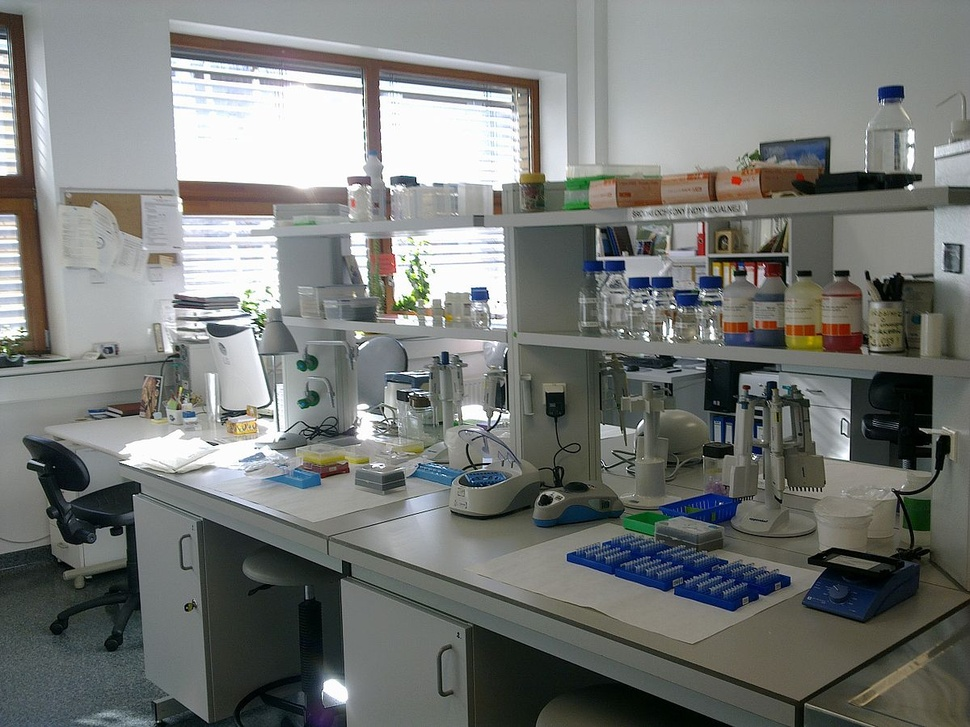
#> input picture picture/researcher room.jpg, 970 x 727 px, shrunk from 1200 x 900 before the run; its folder holds only this picture in this run
$ python line_art.py   (older library calls are emulated)
#> lines starting #> are read from the running program, lines starting #| are printed output that depends on the picture
import cv2
import numpy as np
import os
import glob

# 입력 및 출력 폴더 설정
input_folder = './picture'
output_folder = './picture/output'
os.makedirs(output_folder, exist_ok=True)

# 이미지 확장자 목록
extensions = ['*.jpg', '*.jpeg', '*.png', '*.bmp']

# 모든 이미지 경로 수집
image_paths = []
for ext in extensions:
    image_paths.extend(glob.glob(os.path.join(input_folder, ext)))

# 각 이미지 처리
for img_path in image_paths:
    # 이미지 읽기
    img = cv2.imread(img_path)
#> img is the input picture: shape (727, 970, 3); mean B, G, R 118.9, 121.6, 118.7
    if img is None:
        print(f"이미지를 열 수 없습니다: {img_path}")
        continue

    # 그레이스케일로 변환
    gray = cv2.cvtColor(img, cv2.COLOR_BGR2GRAY)
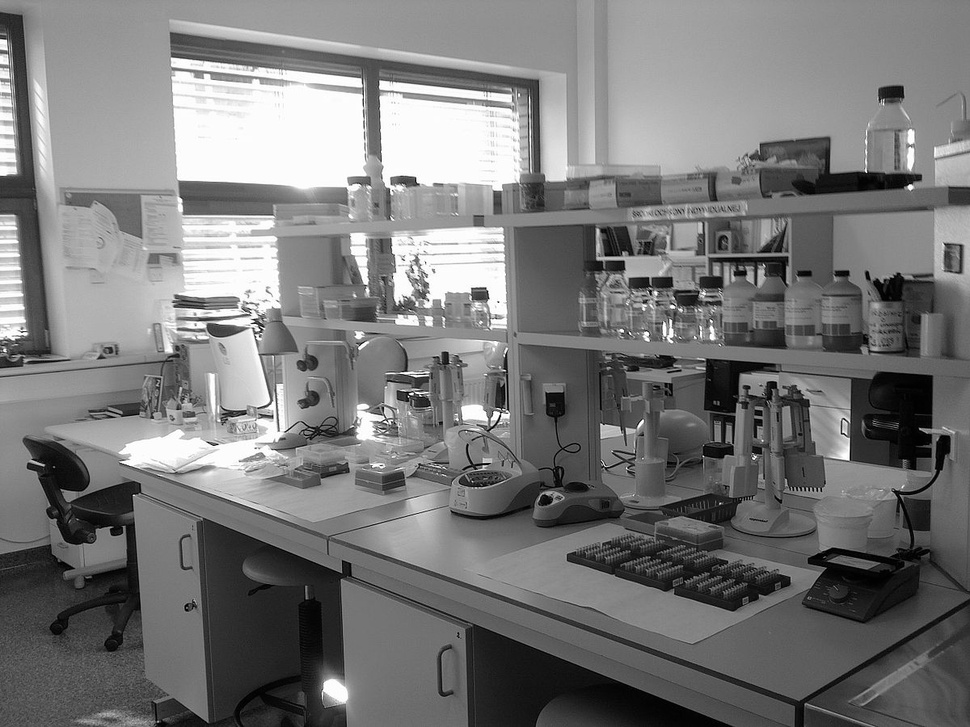
#> gray: shape (727, 970); min 0, max 255, mean 120.4

    # 가우시안 블러로 노이즈 제거
    blur = cv2.GaussianBlur(gray, (3, 3), 0)

    # Laplacian 연산으로 미세한 에지 검출 (얇은 선)
    laplacian = cv2.Laplacian(blur, cv2.CV_8U, ksize=3)
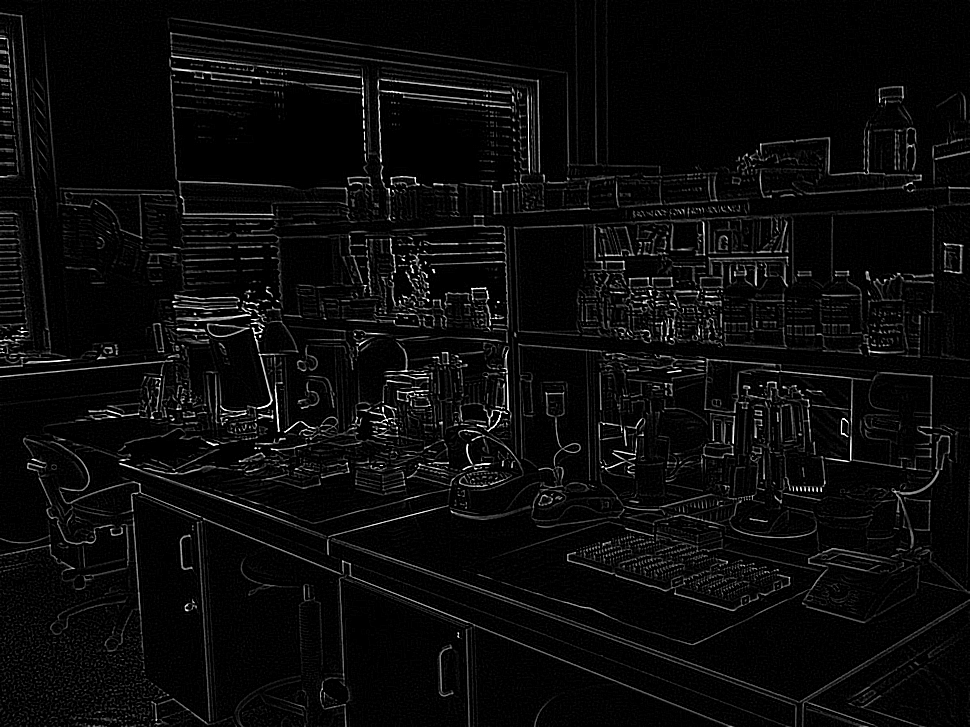
#> laplacian: shape (727, 970); min 0, max 255, mean 10.9

    # 선 강조 (조금 더 날카롭게)
    _, binary = cv2.threshold(laplacian, 20, 255, cv2.THRESH_BINARY_INV)
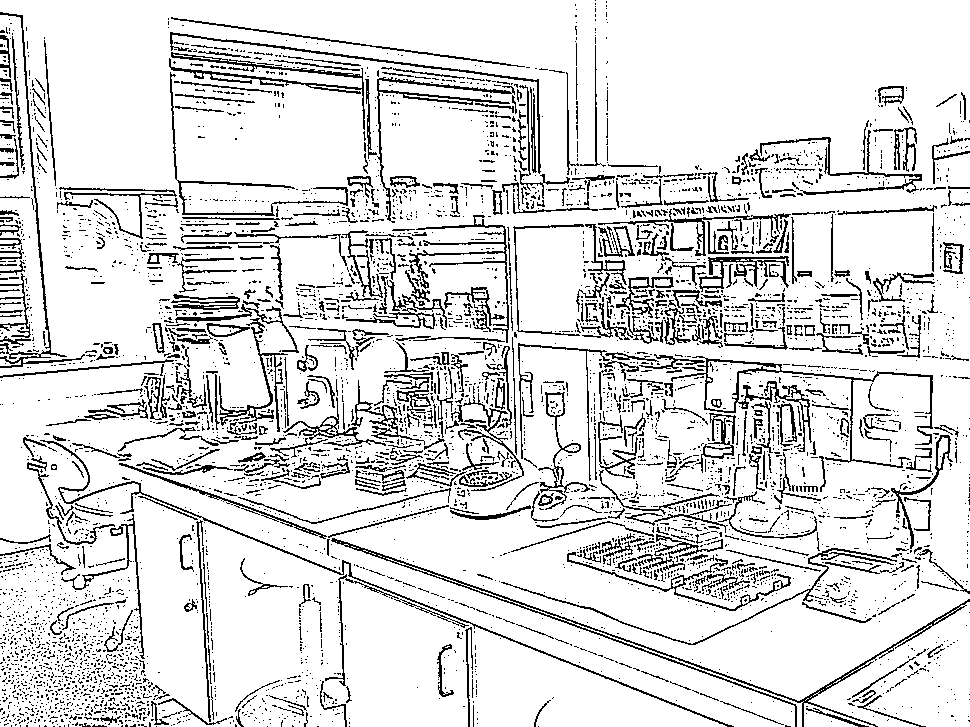
#> binary: shape (727, 970); 86.5% white; black in thin lines or dots

    # 흰 배경 보장 (3채널로 확장해서 흰 바탕으로 출력)
    lineart = cv2.cvtColor(binary, cv2.COLOR_GRAY2BGR)
#> lineart: shape (727, 970, 3); 86.5% white; black in thin lines or dots
    white_background = np.full_like(lineart, 255)
    result = np.where(lineart < 128, 0, 255)
#> result: shape (727, 970, 3) int64; 86.5% white; black in thin lines or dots

    # 파일 저장
    base_name = os.path.basename(img_path)
    name, ext = os.path.splitext(base_name)
    output_path = os.path.join(output_folder, f"{name}_lineart{ext}")
    cv2.imwrite(output_path, result)

    print(f"저장 완료: {output_path}")
